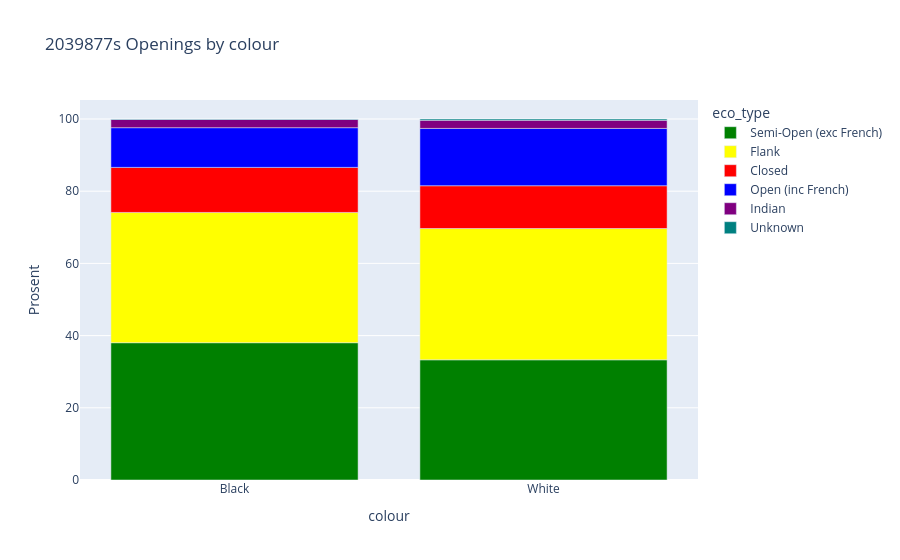

Notebook code for this chart:
### Code cell
fig = px.bar(
    colour,
    x = 'colour',
    y = 'Prosent',
    color = 'eco_type',
    barmode = 'relative',
    color_discrete_sequence = ['green', 'yellow', 'red', 'blue', 'purple', 'teal'], #px.colors.qualitative.T10,
    title = f'{id}s Openings by colour',
)
fig.show()

### Figure 1 — Plotly figure (JSON) as saved in the notebook; plotly's stock layout.template omitted (floating-point values rounded to 4 significant figures)
{"data": [{"alignmentgroup": "True", "hovertemplate": "eco_type=Semi-Open (exc French)<br>colour=%{x}<br>Prosent=%{y}<extra></extra>", "legendgroup": "Semi-Open (exc French)", "marker": {"color": "green", "pattern": {"shape": ""}}, "name": "Semi-Open (exc French)", "offsetgroup": "Semi-Open (exc French)", "orientation": "v", "showlegend": true, "textposition": "auto", "type": "bar", "x": ["Black", "White"], "xaxis": "x", "y": [38.03, 33.29], "yaxis": "y"}, {"alignmentgroup": "True", "hovertemplate": "eco_type=Flank<br>colour=%{x}<br>Prosent=%{y}<extra></extra>", "legendgroup": "Flank", "marker": {"color": "yellow", "pattern": {"shape": ""}}, "name": "Flank", "offsetgroup": "Flank", "orientation": "v", "showlegend": true, "textposition": "auto", "type": "bar", "x": ["Black", "White"], "xaxis": "x", "y": [36.08, 36.37], "yaxis": "y"}, {"alignmentgroup": "True", "hovertemplate": "eco_type=Closed<br>colour=%{x}<br>Prosent=%{y}<extra></extra>", "legendgroup": "Closed", "marker": {"color": "red", "pattern": {"shape": ""}}, "name": "Closed", "offsetgroup": "Closed", "orientation": "v", "showlegend": true, "textposition": "auto", "type": "bar", "x": ["Black", "White"], "xaxis": "x", "y": [12.49, 11.85], "yaxis": "y"}, {"alignmentgroup": "True", "hovertemplate": "eco_type=Open (inc French)<br>colour=%{x}<br>Prosent=%{y}<extra></extra>", "legendgroup": "Open (inc French)", "marker": {"color": "blue", "pattern": {"shape": ""}}, "name": "Open (inc French)", "offsetgroup": "Open (inc French)", "orientation": "v", "showlegend": true, "textposition": "auto", "type": "bar", "x": ["Black", "White"], "xaxis": "x", "y": [11.0, 15.88], "yaxis": "y"}, {"alignmentgroup": "True", "hovertemplate": "eco_type=Indian<br>colour=%{x}<br>Prosent=%{y}<extra></extra>", "legendgroup": "Indian", "marker": {"color": "purple", "pattern": {"shape": ""}}, "name": "Indian", "offsetgroup": "Indian", "orientation": "v", "showlegend": true, "textposition": "auto", "type": "bar", "x": ["Black", "White"], "xaxis": "x", "y": [2.291, 2.251], "yaxis": "y"}, {"alignmentgroup": "True", "hovertemplate": "eco_type=Unknown<br>colour=%{x}<br>Prosent=%{y}<extra></extra>", "legendgroup": "Unknown", "marker": {"color": "teal", "pattern": {"shape": ""}}, "name": "Unknown", "offsetgroup": "Unknown", "orientation": "v", "showlegend": true, "textposition": "auto", "type": "bar", "x": ["Black", "White"], "xaxis": "x", "y": [0.1145, 0.3555], "yaxis": "y"}], "layout": {"autosize": true, "barmode": "relative", "legend": {"title": {"text": "eco_type"}, "tracegroupgap": 0}, "title": {"text": "2039877s Openings by colour"}, "xaxis": {"anchor": "y", "autorange": true, "domain": [0, 1], "range": [-0.5, 1.5], "title": {"text": "colour"}, "type": "category"}, "yaxis": {"anchor": "x", "autorange": true, "domain": [0, 1], "range": [0, 105.3], "title": {"text": "Prosent"}, "type": "linear"}}}
